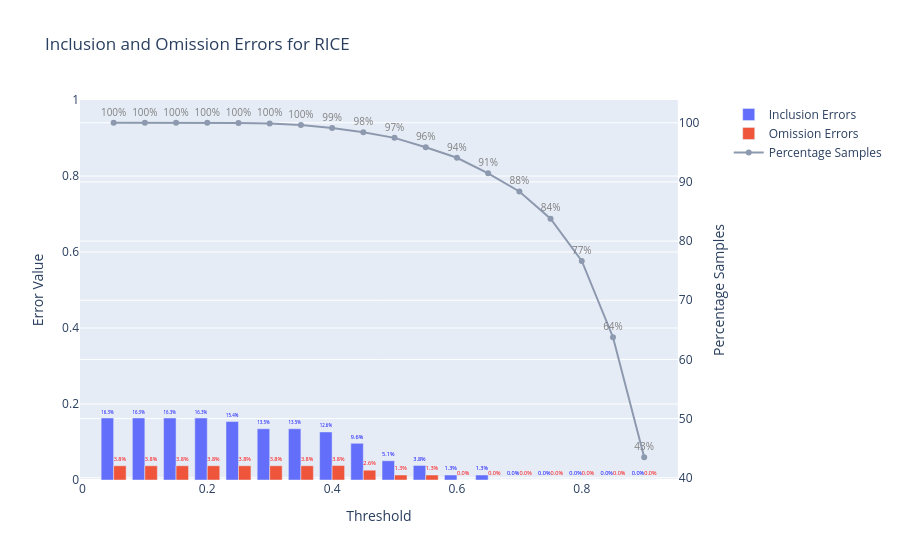

Here is the notebook cell this chart was saved with:
### Code cell
plot_errors(df, crop_name="RICE")

### Figure 1 — Plotly figure (JSON) as saved in the notebook; plotly's stock layout.template omitted (floating-point values rounded to 4 significant figures)
{"data": [{"name": "Inclusion Errors", "text": [0.163, 0.163, 0.163, 0.163, 0.1538, 0.1348, 0.1348, 0.1264, 0.09639, 0.05063, 0.03846, 0.01316, 0.01316, 0, 0, 0, 0, 0], "textfont": {"color": "blue"}, "textposition": "outside", "texttemplate": "%{text:.1%}", "type": "bar", "x": [0.05, 0.1, 0.15, 0.2, 0.25, 0.3, 0.35, 0.4, 0.45, 0.5, 0.55, 0.6, 0.65, 0.7, 0.75, 0.8, 0.85, 0.9], "xaxis": "x", "y": [0.163, 0.163, 0.163, 0.163, 0.1538, 0.1348, 0.1348, 0.1264, 0.09639, 0.05063, 0.03846, 0.01316, 0.01316, 0, 0, 0, 0, 0], "yaxis": "y"}, {"name": "Omission Errors", "text": [0.0375, 0.0375, 0.0375, 0.0375, 0.0375, 0.0375, 0.0375, 0.03797, 0.02597, 0.01316, 0.01316, 0, 0, 0, 0, 0, 0, 0], "textfont": {"color": "red"}, "textposition": "outside", "texttemplate": "%{text:.1%}", "type": "bar", "x": [0.05, 0.1, 0.15, 0.2, 0.25, 0.3, 0.35, 0.4, 0.45, 0.5, 0.55, 0.6, 0.65, 0.7, 0.75, 0.8, 0.85, 0.9], "xaxis": "x", "y": [0.0375, 0.0375, 0.0375, 0.0375, 0.0375, 0.0375, 0.0375, 0.03797, 0.02597, 0.01316, 0.01316, 0, 0, 0, 0, 0, 0, 0], "yaxis": "y"}, {"line": {"color": "#8d99ae"}, "mode": "lines+markers+text", "name": "Percentage Samples", "text": [100, 100, 100, 100, 99.95, 99.87, 99.61, 99.12, 98.39, 97.45, 95.85, 94.08, 91.45, 88.39, 83.78, 76.64, 63.76, 43.47], "textfont": {"color": "grey", "size": 10}, "textposition": "top center", "texttemplate": "%{text:.0f}%", "type": "scatter", "x": [0.05, 0.1, 0.15, 0.2, 0.25, 0.3, 0.35, 0.4, 0.45, 0.5, 0.55, 0.6, 0.65, 0.7, 0.75, 0.8, 0.85, 0.9], "xaxis": "x", "y": [100, 100, 100, 100, 99.95, 99.87, 99.61, 99.12, 98.39, 97.45, 95.85, 94.08, 91.45, 88.39, 83.78, 76.64, 63.76, 43.47], "yaxis": "y2"}], "layout": {"title": {"text": "Inclusion and Omission Errors for RICE"}, "xaxis": {"anchor": "y", "domain": [0, 0.94], "title": {"text": "Threshold"}}, "yaxis": {"anchor": "x", "domain": [0, 1], "range": [0, 1], "title": {"text": "Error Value"}}, "yaxis2": {"anchor": "x", "overlaying": "y", "side": "right", "title": {"text": "Percentage Samples"}}}}
